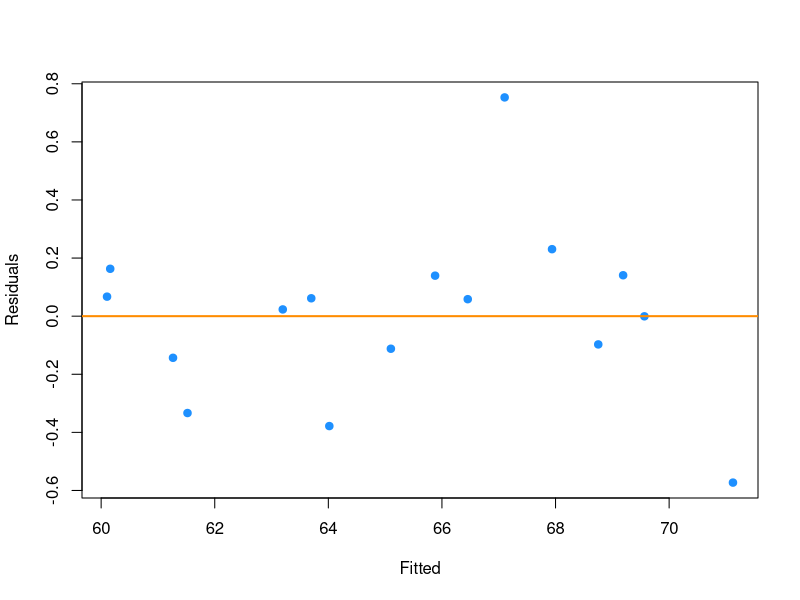
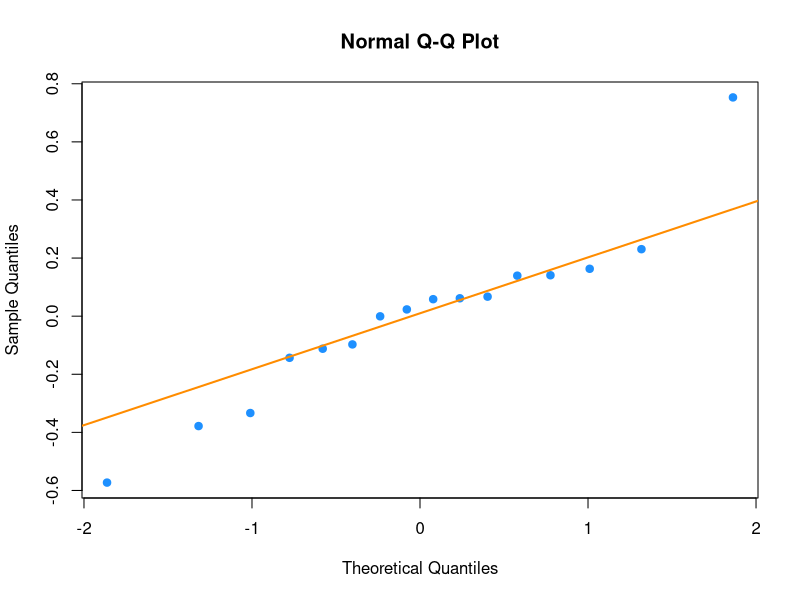

Here is the R script that generated these plots, in order:
## ---- chunk 1
options(scipen = 1, digits = 4, width = 80)
## ---- chunk 2
library(car)
subset = cor(longley)[cor(longley) != 1]
which.max(subset)
##highest correlation
subset[11]
which(cor(longley) == subset[11]) #13 and 37

correlations = cor(longley)
correlations = as.data.frame(correlations)
#highest correlations
c(colnames(correlations)[2], rownames(correlations)[1])

## ---- chunk 3

model = lm(Employed ~ ., data = longley)
model_vif = as.data.frame(vif(model))
#maximum variance
model_vif[which.max(model_vif[ , 1]) ,]

#GNP is the largest:
row.names(model_vif)[which.max(model_vif[ , 1]) ]
#with a value of:
model_vif[which.max(model_vif[ , 1]) ,]
## ---- chunk 4
library(knitr)
knitr::kable(model_vif, caption = "Variance Inflaction Factors for Model",  format = "markdown", padding = 3)
## ---- chunk 5

result = cbind(row.names(model_vif)[which(model_vif[ , 1] > 5) ], model_vif[which(model_vif[ , 1] > 5) ,])
colnames(result) = c("Variable", "VIF")

kable(result, format = "markdown", padding = 3)
## ---- chunk 6
summary(lm(Population ~ . - Employed, data = longley))$r.squared
## ---- chunk 7
model_pop = lm(Population ~ . - Employed, data = longley)
model_employed_min_pop = lm(Employed ~ . - Population, data = longley)

cor(resid(model_pop), resid(model_employed_min_pop))
## ---- chunk 8
model = lm(Employed ~ ., data = longley)
summary(model)

#fit a model with: Unemployed, Armed.Forces, Year
model_new = lm(Employed ~ Unemployed + Armed.Forces + Year, data = longley)

vif(model_new)

model_new_vif = as.data.frame(vif(model_new))

#maximum VIF value
model_new_vif[which.max(model_new_vif[ , 1]) ,]
#row with the largest VIF
row.names(model_new_vif)[which.max(model_new_vif[ , 1]) ]

## ---- chunk 9
library(knitr)
knitr::kable(model_new_vif, caption = "Variance Inflaction Factors for New Model",  format = "markdown", padding = 3)
## ---- chunk 10
anova(model_new, model)
## ---- chunk 11
anova(model_new, model)[2, ]

#p-value
anova(model_new, model)$`Pr(>F)`[2]
## ---- chunk 12
plot_fitted_resid = function(model, pointcol = "dodgerblue", linecol = "darkorange") {
  plot(fitted(model), resid(model), 
       col = pointcol, pch = 20, cex = 1.5,
       xlab = "Fitted", ylab = "Residuals")
  abline(h = 0, col = linecol, lwd = 2)
}

plot_qq = function(model, pointcol = "dodgerblue", linecol = "darkorange") {
  qqnorm(resid(model), col = pointcol, pch = 20, cex = 1.5)
  qqline(resid(model), col = linecol, lwd = 2)
}

plot_fitted_resid(model_new)

plot_qq(model_new)


## ---- chunk 13
library(lmtest)
bptest(model_new)

shapiro.test(resid(model_new))
## ---- chunk 14
library(MASS)

calc_loocv_rmse = function(model) {
  sqrt(mean((resid(model) / (1 - hatvalues(model))) ^ 2))
}

base_model = lm(medv ~ (.) ^ 2 + I(lstat ^ 2) + I(lstat ^ 3) + + I(lstat ^ 4) + log(crim) + I(crim ^ 2) + log(indus), data = Boston)

good_model = step(base_model, direction = "backward", trace = 0)

#checking with my own function
calc_loocv_rmse(good_model)

bptest(good_model)$p.value
## ---- chunk 15
library(lmtest)

get_bp_decision = function(model, alpha) {
  decide = unname(bptest(model)$p.value < alpha)
  ifelse(decide, "Reject", "Fail to Reject")
}

get_loocv_rmse = function(model) {
  sqrt(mean((resid(model) / (1 - hatvalues(model))) ^ 2))
}
## ---- chunk 16
get_bp_decision(good_model, alpha = 0.01)
get_loocv_rmse(good_model)
## ---- chunk 17
library(readr)
ballbearings = read_csv("ballbearings.csv")

ballbearings$Company = as.factor(ballbearings$Company)
ballbearings$Type = as.factor(ballbearings$Type)

#not needed to create a new dataframe, but given the interaction terms, I think this is a bit cleaner/more clear
#to deal with

new_data = data.frame(
  y   = ballbearings$L50,
  x1  = ballbearings$P,
  x2  = ballbearings$Z,
  x3  = ballbearings$D,
  x4  = 1 * as.numeric(ballbearings$Company == "A"),
  x5  = 1 * as.numeric(ballbearings$Company == "B"),
  x6  = 1 * as.numeric(ballbearings$Company == "C"),
  x7  = 1 * as.numeric(ballbearings$Type == "0"),
  x8  = 1 * as.numeric(ballbearings$Type == "1"),
  x9  = 1 * as.numeric(ballbearings$Type == "2"),
  x10 = 1 * as.numeric(ballbearings$Type == "3")
)


good_model_a = lm(log(y) ~ x1 + x4:x7 + x5:x8 + x5:x9 + x5:x10  + x6:x7 + log(x1) + log(x3), data = new_data)
## ---- chunk 18
get_sw_decision = function(model, alpha) {
  decide = unname(shapiro.test(resid(model))$p.value < alpha)
  ifelse(decide, "Reject", "Fail to Reject")
}

get_num_params = function(model) {
  length(coef(model))
}

get_adj_r2 = function(model) {
  summary(model)$adj.r.squared
}
## ---- chunk 19
get_sw_decision(good_model_a, alpha = 0.01)
get_num_params(good_model_a)
get_adj_r2(good_model_a)
## ---- chunk 20
good_model_b = lm(log(y) ~ x1 + x4:x7 + x5:x8 + x5:x9 + x5:x10  + x6:x7 + log(x1) + log(x3), data = new_data)
## ---- chunk 21
get_sw_decision(good_model_b, alpha = 0.01)
get_num_params(good_model_b)
get_adj_r2(good_model_b)
## ---- chunk 22
beta_0  = 1
beta_1  = 0
beta_2  = 1
beta_3  = 0
beta_4  = 2
beta_5  = 0
beta_6  = 1
beta_7  = 0
beta_8  = 2
beta_9  = 0
beta_10 = 1
sigma = 3
## ---- chunk 23
not_sig  = c("x_1", "x_3", "x_5", "x_7", "x_9")
signif = c("x_2", "x_4", "x_6", "x_8", "x_10")
## ---- chunk 24
set.seed(42)
n = 100
x_1  = runif(n, 0, 10)
x_2  = runif(n, 0, 10)
x_3  = runif(n, 0, 10)
x_4  = runif(n, 0, 10)
x_5  = runif(n, 0, 10)
x_6  = runif(n, 0, 10)
x_7  = runif(n, 0, 10)
x_8  = runif(n, 0, 10)
x_9  = runif(n, 0, 10)
x_10 = runif(n, 0, 10)
## ---- chunk 25
sim_data_1 = data.frame(x_1, x_2, x_3, x_4, x_5, x_6, x_7, x_8, x_9, x_10,
  y = beta_0 + beta_2 * x_2 + beta_4 * x_4 + beta_6 * x_6 + beta_8 * x_8 + 
      beta_10 * x_10 + rnorm(n, 0 , sigma)
)
## ---- chunk 26
head(sim_data_1)
## ---- chunk 27
fit = lm(y ~ x_5 + x_6 + x_7, data = sim_data_1)
coef(fit)
## ---- chunk 28
# which are false negatives?
!(signif %in% names(coef(fit)))
## ---- chunk 29
# which are false positives?
names(coef(fit)) %in% not_sig
## ---- chunk 30
beta_0  = 1
beta_1  = 0
beta_2  = 1
beta_3  = 0
beta_4  = 2
beta_5  = 0
beta_6  = 1
beta_7  = 0
beta_8  = 2
beta_9  = 0
beta_10 = 1
sigma = 3

not_sig  = c("x_1", "x_3", "x_5", "x_7", "x_9")
signif = c("x_2", "x_4", "x_6", "x_8", "x_10")

set.seed(19810803)
n = 100
x_1  = runif(n, 0, 10)
x_2  = runif(n, 0, 10)
x_3  = runif(n, 0, 10)
x_4  = runif(n, 0, 10)
x_5  = runif(n, 0, 10)
x_6  = runif(n, 0, 10)
x_7  = runif(n, 0, 10)
x_8  = runif(n, 0, 10)
x_9  = runif(n, 0, 10)
x_10 = runif(n, 0, 10)

simulation = function(num_sim){
  
  false_neg_aic = rep(0, num_sim)
  false_pos_aic = rep(0, num_sim)
  false_neg_bic = rep(0, num_sim)
  false_pos_bic = rep(0, num_sim)
  
  for(i in 1:num_sim) {
    sim_data_1 = data.frame(x_1, x_2, x_3, x_4, x_5, x_6, x_7, x_8, x_9, x_10,
                          y = beta_0 + beta_2 * x_2 + beta_4 * x_4 + beta_6 * x_6 + beta_8 * x_8 + 
                            beta_10 * x_10 + rnorm(n, 0 , sigma)
    )
    fit = lm(y ~ x_1 + x_2 + x_3 + x_4 + x_5 + x_6 + x_7 + x_8 + x_9 + x_10, data = sim_data_1)
  
    #Backwards search which defaults to AIC
    model_back_aic = step(fit, direction = "backward", trace = 0)

    false_neg_aic[i] = sum(!(signif %in% names(coef(model_back_aic))))
    false_pos_aic[i] = sum(names(coef(model_back_aic)) %in% not_sig)
  
    #Backwards search for BIC
    model_back_bic = step(fit, direction = "backward", k = log(n), trace = 0)
    
    false_neg_bic[i] = sum(!(signif %in% names(coef(model_back_bic))))
    false_pos_bic[i] = sum(names(coef(model_back_bic)) %in% not_sig)
  }
 
  data.frame(false_neg_aic = false_neg_aic, false_pos_aic = false_pos_aic, false_neg_bic = false_neg_bic, false_pos_bic = false_pos_bic)
}

result = simulation(200)

## ---- chunk 31

result1 = cbind("AIC", mean(result$false_pos_aic), mean(result$false_neg_aic))
result2 = cbind("BIC", mean(result$false_pos_bic), mean(result$false_neg_bic))
results = rbind(result1, result2)

colnames(results) = c("Method", "Rate of False Positives for Model", "Rate of False Negatives for Model")

knitr::kable(results, caption = "Rate of False Predictors for a given method")

## ---- chunk 32
set.seed(42)
x_1  = runif(n, 0, 10)
x_2  = runif(n, 0, 10)
x_3  = runif(n, 0, 10)
x_4  = runif(n, 0, 10)
x_5  = runif(n, 0, 10)
x_6  = runif(n, 0, 10)
x_7  = runif(n, 0, 10)
x_8  = x_6 + rnorm(n, 0, 0.1)
x_9  = x_6 + rnorm(n, 0, 0.1)
x_10 = x_4 + rnorm(n, 0, 0.1)

sim_data_2 = data.frame(x_1, x_2, x_3, x_4, x_5, x_6, x_7, x_8, x_9, x_10,
  y = beta_0 + beta_2 * x_2 + beta_4 * x_4 + beta_6 * x_6 + beta_8 * x_8 + 
      beta_10 * x_10 + rnorm(n, 0 , sigma)
)
## ---- chunk 33
beta_0  = 1
beta_1  = 0
beta_2  = 1
beta_3  = 0
beta_4  = 2
beta_5  = 0
beta_6  = 1
beta_7  = 0
beta_8  = 2
beta_9  = 0
beta_10 = 1
sigma = 3

not_sig  = c("x_1", "x_3", "x_5", "x_7", "x_9")
signif = c("x_2", "x_4", "x_6", "x_8", "x_10")

set.seed(19810803)
n = 100
x_1  = runif(n, 0, 10)
x_2  = runif(n, 0, 10)
x_3  = runif(n, 0, 10)
x_4  = runif(n, 0, 10)
x_5  = runif(n, 0, 10)
x_6  = runif(n, 0, 10)
x_7  = runif(n, 0, 10)
x_8  = x_6 + rnorm(n, 0, 0.1)
x_9  = x_6 + rnorm(n, 0, 0.1)
x_10 = x_4 + rnorm(n, 0, 0.1)

simulation = function(num_sim){
  
  false_neg_aic = rep(0, num_sim)
  false_pos_aic = rep(0, num_sim)
  false_neg_bic = rep(0, num_sim)
  false_pos_bic = rep(0, num_sim)
  
  for(i in 1:num_sim) {
    sim_data_2 = data.frame(x_1, x_2, x_3, x_4, x_5, x_6, x_7, x_8, x_9, x_10,
                            y = beta_0 + beta_2 * x_2 + beta_4 * x_4 + beta_6 * x_6 + beta_8 * x_8 + 
                              beta_10 * x_10 + rnorm(n, 0 , sigma)
    )
    fit = lm(y ~ x_1 + x_2 + x_3 + x_4 + x_5 + x_6 + x_7 + x_8 + x_9 + x_10, data = sim_data_2)
    
    #Backwards search which defaults to AIC
    model_back_aic = step(fit, direction = "backward", trace = 0)
    
    false_neg_aic[i] = sum(!(signif %in% names(coef(model_back_aic))))
    false_pos_aic[i] = sum(names(coef(model_back_aic)) %in% not_sig)
    
    #Backwards search for BIC
    model_back_bic = step(fit, direction = "backward", k = log(n), trace = 0)
    
    false_neg_bic[i] = sum(!(signif %in% names(coef(model_back_bic))))
    false_pos_bic[i] = sum(names(coef(model_back_bic)) %in% not_sig)
  }
  
  data.frame(false_neg_aic = false_neg_aic, false_pos_aic = false_pos_aic, false_neg_bic = false_neg_bic, false_pos_bic = false_pos_bic)
}

result = simulation(200)
## ---- chunk 34
result1 = cbind("AIC", mean(result$false_pos_aic), mean(result$false_neg_aic))
result2 = cbind("BIC", mean(result$false_pos_bic), mean(result$false_neg_bic))
results = rbind(result1, result2)


colnames(results) = c("Method", "Rate of False Positives for Model", "Rate of False Negatives for Model")

knitr::kable(results, caption = "Rate of False Predictors for a given method")
